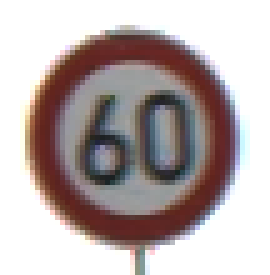
#> input picture subjects/simple_cosine_similitary/sign1.png, 54 x 55 px (shown 5 times larger)
$ python practice.py
#> lines starting #> are read from the running program, lines starting #| are printed output that depends on the picture; long printed decimals are rounded
import numpy as np
import cv2

def cosine_similitary(img_x_np, img_y_np):
    vector_x = img_x_np.flatten()
    vector_y = img_y_np.flatten()

    vector_x = vector_x.astype(np.float64)
    vector_y = vector_y.astype(np.float64)

    cos = np.dot(vector_x, vector_y) / (np.linalg.norm(vector_x) * np.linalg.norm(vector_y))

    return cos

def main():
    img1 = cv2.imread('./sign1.png', 1)
#> img1 is the input picture: shape (55, 54, 3); mean B, G, R 172.4, 172.9, 184.3
    img1 = cv2.resize(img1, (100, 100))
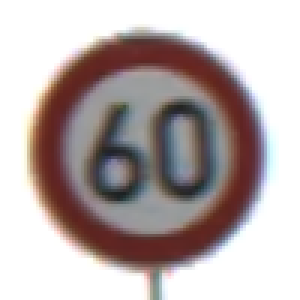
#> img1: shape (100, 100, 3) (shown 3 times larger); mean B, G, R 172.3, 172.8, 184.3

    img2 = cv2.imread('./sign2.png', 1)
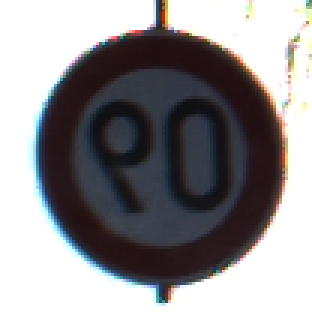
#> input picture subjects/simple_cosine_similitary/sign2.png, 104 x 107 px (shown 3 times larger)
#> img2 is the input picture: shape (107, 104, 3); mean B, G, R 146.5, 143.9, 146.1
    img2 = cv2.resize(img2, (100, 100))
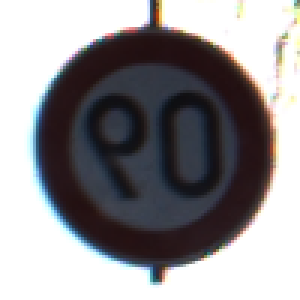
#> img2: shape (100, 100, 3) (shown 3 times larger); mean B, G, R 146.4, 143.8, 146

    img3 = cv2.imread('./sign3.png', 1)
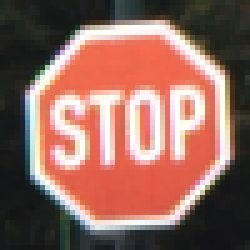
#> input picture subjects/simple_cosine_similitary/sign3.png, 50 x 50 px (shown 5 times larger)
#> img3 is the input picture: shape (50, 50, 3); mean B, G, R 94.4, 104, 145.3
    img3 = cv2.resize(img3, (100, 100))
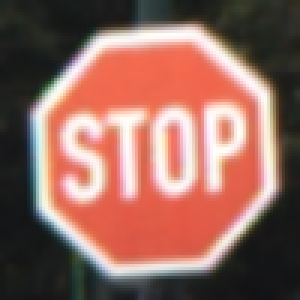
#> img3: shape (100, 100, 3) (shown 3 times larger); mean B, G, R 94.3, 103.9, 145.2

    img4 = cv2.imread('./sign4.png', 1)
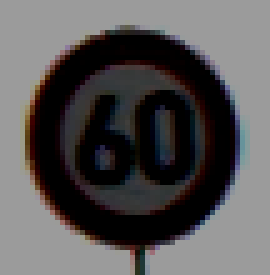
#> input picture subjects/simple_cosine_similitary/sign4.png, 54 x 55 px (shown 5 times larger)
#> img4 is the input picture: shape (55, 54, 3); mean B, G, R 85.5, 85.1, 87.5
    img4 = cv2.resize(img4, (100, 100))
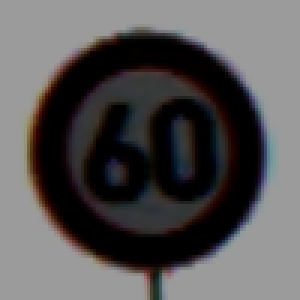
#> img4: shape (100, 100, 3) (shown 3 times larger); mean B, G, R 85.5, 85.1, 87.4

    cos1_2 = cosine_similitary(img1, img2)
#> in cosine_similitary, `cos = np.dot(vector_x, vector_y) / (np.linalg.norm(vector_x) * np.lina..`: cos = 0.955
#> cos1_2 = 0.955
    cos1_3 = cosine_similitary(img1, img3)
#> cos1_3 = 0.575
    cos1_4 = cosine_similitary(img1, img4)
#> cos1_4 = 0.967

    print(f"cos1_2: {cos1_2}\ncos1_3: {cos1_3}\ncos1_4: {cos1_4}")
#| cos1_2: 0.9547
#| cos1_3: 0.5751
#| cos1_4: 0.967
    print(f"select: {np.max(np.array([cos1_2, cos1_3, cos1_4]))}")
#| select: 0.967


if __name__ == "__main__":
    main()
